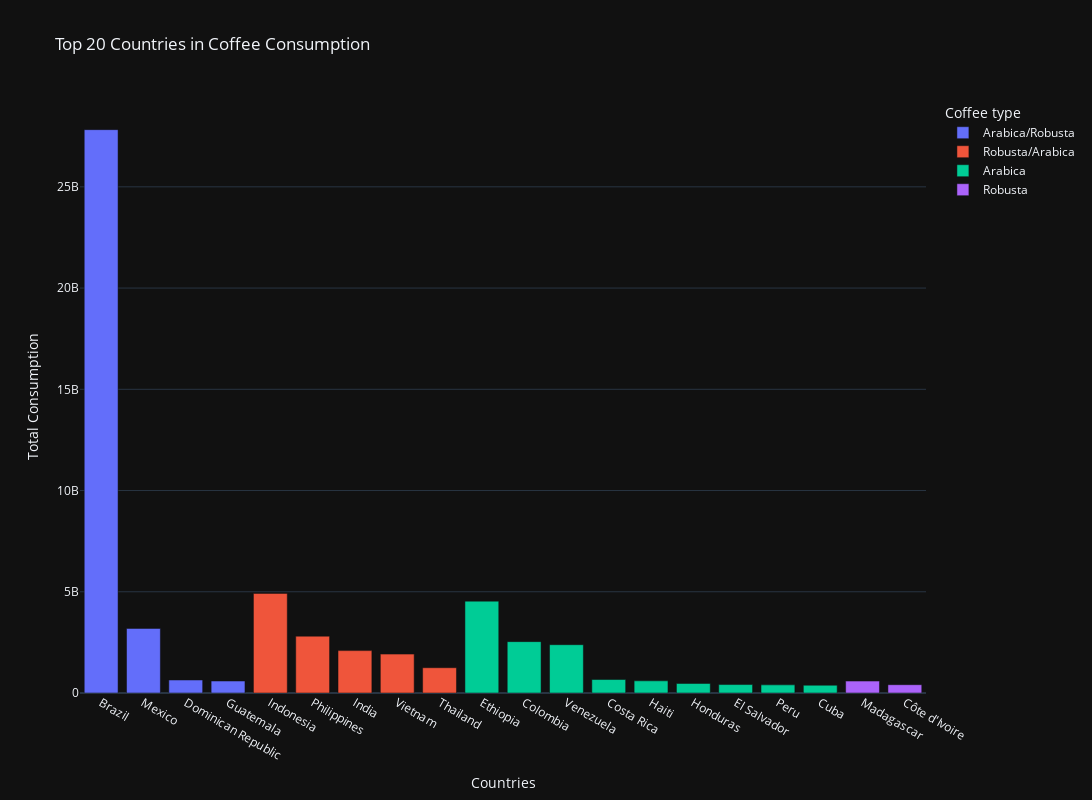

Notebook code for this chart:
### Code cell
# Plot przedstawia top 20 'konsumentów' posegregowanych wzgledem coffee type
fig = px.bar(top_consumption, x='Country', y='Total_domestic_consumption', labels={
    "Country": "Countries",
    "Total_domestic_consumption": "Total Consumption"
},title='Top 20 Countries in Coffee Consumption', width=1200, height=800, color='Coffee type')
fig.show()

### Figure 1 — Plotly figure (JSON) as saved in the notebook; plotly's stock layout.template omitted (floating-point values rounded to 4 significant figures)
{"data": [{"alignmentgroup": "True", "hovertemplate": "Coffee type=Arabica/Robusta<br>Countries=%{x}<br>Total Consumption=%{y}<extra></extra>", "legendgroup": "Arabica/Robusta", "marker": {"color": "#636efa", "pattern": {"shape": ""}}, "name": "Arabica/Robusta", "offsetgroup": "Arabica/Robusta", "orientation": "v", "showlegend": true, "textposition": "auto", "x": ["Brazil", "Mexico", "Dominican Republic", "Guatemala"], "xaxis": "x", "y": [27824700000, 3189660000, 642823380, 590880000], "yaxis": "y", "type": "bar"}, {"alignmentgroup": "True", "hovertemplate": "Coffee type=Robusta/Arabica<br>Countries=%{x}<br>Total Consumption=%{y}<extra></extra>", "legendgroup": "Robusta/Arabica", "marker": {"color": "#EF553B", "pattern": {"shape": ""}}, "name": "Robusta/Arabica", "offsetgroup": "Robusta/Arabica", "orientation": "v", "showlegend": true, "textposition": "auto", "x": ["Indonesia", "Philippines", "India", "Vietnam", "Thailand"], "xaxis": "x", "y": [4920480000, 2807280000, 2093460000, 1920928320, 1248600000], "yaxis": "y", "type": "bar"}, {"alignmentgroup": "True", "hovertemplate": "Coffee type=Arabica<br>Countries=%{x}<br>Total Consumption=%{y}<extra></extra>", "legendgroup": "Arabica", "marker": {"color": "#00cc96", "pattern": {"shape": ""}}, "name": "Arabica", "offsetgroup": "Arabica", "orientation": "v", "showlegend": true, "textposition": "auto", "x": ["Ethiopia", "Colombia", "Venezuela", "Costa Rica", "Haiti", "Honduras", "El Salvador", "Peru", "Cuba"], "xaxis": "x", "y": [4536540000, 2536776384, 2386067999, 665335200, 600600000, 471850680, 417242040, 402000000, 384006000], "yaxis": "y", "type": "bar"}, {"alignmentgroup": "True", "hovertemplate": "Coffee type=Robusta<br>Countries=%{x}<br>Total Consumption=%{y}<extra></extra>", "legendgroup": "Robusta", "marker": {"color": "#ab63fa", "pattern": {"shape": ""}}, "name": "Robusta", "offsetgroup": "Robusta", "orientation": "v", "showlegend": true, "textposition": "auto", "x": ["Madagascar", "Côte d'Ivoire"], "xaxis": "x", "y": [588705960, 410260140], "yaxis": "y", "type": "bar"}], "layout": {"xaxis": {"anchor": "y", "domain": [0.0, 1.0], "title": {"text": "Countries"}}, "yaxis": {"anchor": "x", "domain": [0.0, 1.0], "title": {"text": "Total Consumption"}}, "legend": {"title": {"text": "Coffee type"}, "tracegroupgap": 0}, "title": {"text": "Top 20 Countries in Coffee Consumption"}, "barmode": "relative", "height": 800, "width": 1200}}
